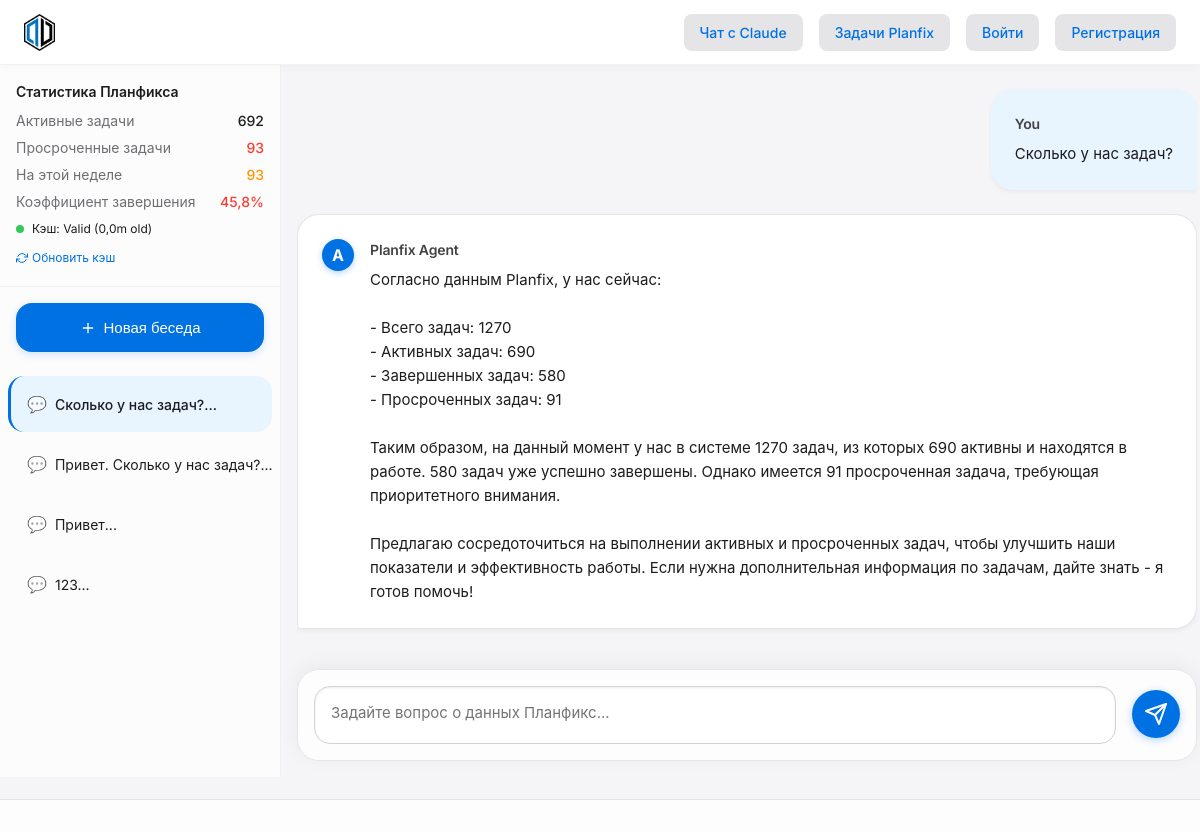
Before: /agent/conversation/4/ with the older database file.
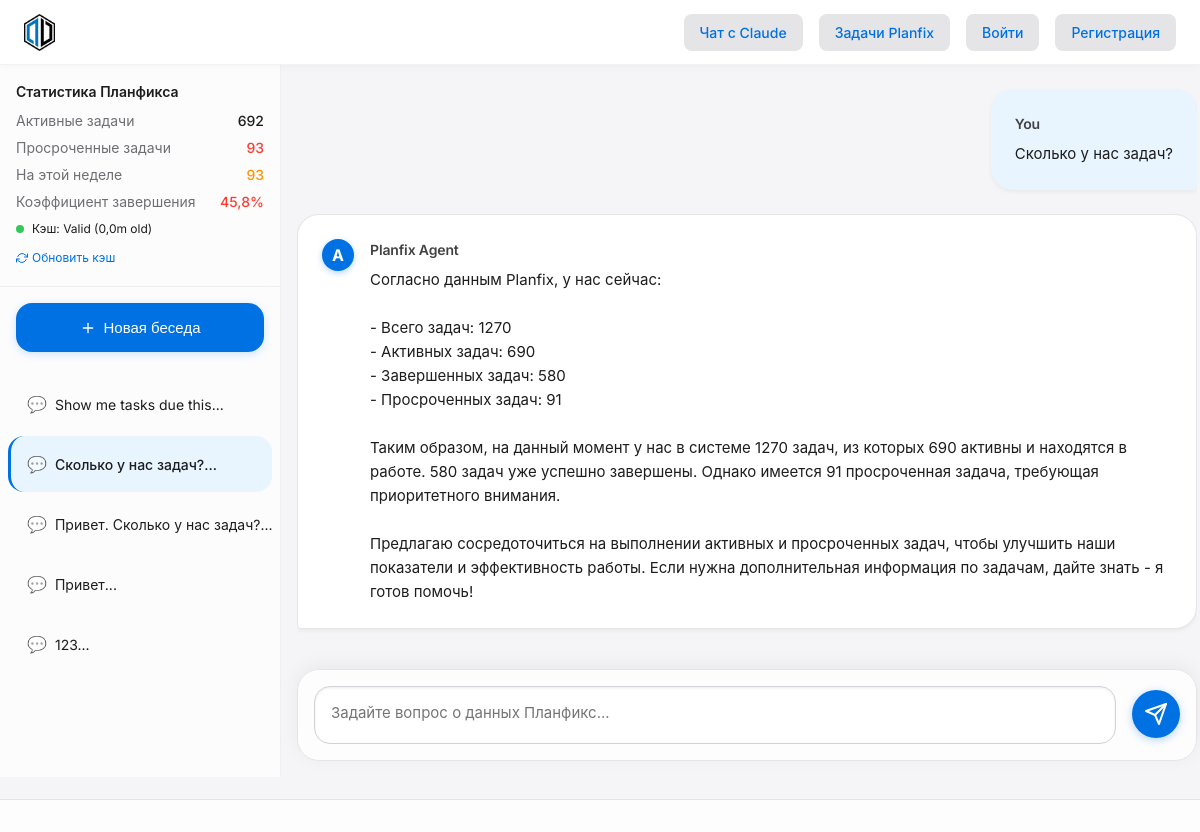
After: the same page with the newer database file.
### chat/models/conversation.py (models this page shows, shortened)
class Conversation(models.Model):
    user = models.ForeignKey('User', on_delete=models.CASCADE, related_name='conversations')
    title = models.CharField(max_length=255)
    ai_model = models.ForeignKey('AIModel', on_delete=models.SET_NULL, null=True, related_name='conversations')
    planfix_task_id = models.CharField(max_length=100, blank=True, null=True)
    planfix_project_id = models.CharField(max_length=100, blank=True, null=True)
    created_at = models.DateTimeField(auto_now_add=True)
    updated_at = models.DateTimeField(auto_now=True)
    is_archived = models.BooleanField(default=False)
    summary = models.TextField(blank=True, null=True)
    class Meta:
        ordering = ['-updated_at']
        verbose_name = _('Беседа')
        verbose_name_plural = _('Беседы')
        indexes = [
            models.Index(fields=['user', '-updated_at']),
            models.Index(fields=['planfix_task_id']),
            models.Index(fields=['planfix_project_id']),
        ]

### chat/models/message.py (models this page shows, shortened)
class Message(models.Model):
    ROLE_CHOICES = (
        ('user', _('Пользователь')),
        ('assistant', _('Ассистент')),
        ('system', _('Система')),
    )
    conversation = models.ForeignKey('Conversation', on_delete=models.CASCADE, related_name='messages')
    role = models.CharField(max_length=10, choices=ROLE_CHOICES)
    content = models.TextField()
    tokens = models.IntegerField(default=0)  # Количество токенов для расчета стоимости
    ai_model_used = models.ForeignKey('AIModel', on_delete=models.SET_NULL, null=True, blank=True)
    created_at = models.DateTimeField(auto_now_add=True)
    parent_message = models.ForeignKey('self', on_delete=models.SET_NULL, null=True, blank=True, related_name='replies')
    metadata = models.JSONField(default=dict, blank=True)  # Для дополнительных данных от ИИ
    class Meta:
        ordering = ['created_at']
        verbose_name = _('Сообщение')
        verbose_name_plural = _('Сообщения')
        indexes = [
            models.Index(fields=['conversation', 'created_at']),
            models.Index(fields=['role']),
        ]

### chat/agent_views.py (the view)
# urls.py: path('agent/conversation/<int:conversation_id>/', views.agent_conversation, name='agent_conversation'),
def agent_conversation(request, conversation_id):
    user, created = User.objects.get_or_create(username='anonymous')
    conversations = Conversation.objects.filter(user=user).order_by('-updated_at')
    conversation = get_object_or_404(Conversation, id=conversation_id, user=user)
    messages = Message.objects.filter(conversation=conversation).order_by('created_at')
    stats = planfix_cache.get_stats()
    return render(request, 'chat/agent_conversation.html', {
        'conversation': conversation,
        'messages': messages,
        'conversations': conversations,
        'stats': stats,
        'cache_valid': planfix_cache.is_cache_valid(max_age_minutes=60)
    })

### chat/context_processors.py (called while the page is built)
def conversations_list(request):
    user, created = User.objects.get_or_create(username='anonymous')
    conversations = Conversation.objects.filter(user=user).order_by('-updated_at')
    return {
        'conversations': conversations
    }

### chat/planfix_cache_service.py (called while the page is built)
    def is_cache_valid(self, max_age_minutes: int = 60) -> bool:
        if not LAST_UPDATE_FILE.exists():
            return False
        try:
            with open(LAST_UPDATE_FILE, 'r') as f:
                last_update_str = f.read().strip()
                last_update = float(last_update_str)
                return (time.time() - last_update) < (max_age_minutes * 60)
        except (ValueError, IOError) as e:
            logger.error(f"Error checking cache validity: {e}")
            return False

    def get_stats(self) -> Dict[str, Any]:
        if STATS_CACHE.exists():
            try:
                with open(STATS_CACHE, 'r', encoding='utf-8') as f:
                    return json.load(f)
            except (json.JSONDecodeError, IOError):
                pass  # Fall back to regenerating
        return self._generate_stats_cache()

### templates/chat/agent_conversation.html (shortened to what the changed rows need)
{% extends 'base_apple.html' %}
{% load static %}
{% block content %}
<div class="app-layout">
    <div class="agent-sidebar">
        <div class="conversations-list">
            {% for conv in conversations %}
            <a href="{% url 'chat:agent_conversation' conversation_id=conv.id %}" class="conversation-item {% if conv.id == conversation.id %}active{% endif %}">
                {{ conv.title }}
            </a>
            {% endfor %}
        </div>
    </div>
    <div class="content">
        <div class="chat-container" data-conversation-id="{{ conversation.id }}">
            <div class="chat-messages" id="chatMessages">
                {% for message in messages %}
                <div class="message {{ message.role }}">
                    {% if message.role == 'assistant' %}
                    <div class="assistant-avatar">A</div>
                    <div class="message-content-wrapper">
                    {% endif %}
                        <div class="message-role">
                            {% if message.role == 'user' %}
                            You
                            {% else %}
                            Planfix Agent
                            {% endif %}
                        </div>
                        <div class="message-content">{{ message.content|linebreaksbr }}</div>
                    {% if message.role == 'assistant' %}
                    </div>
                    {% endif %}
                </div>
                {% empty %}
                <div class="welcome-message">
                    <h1>Planfix AI Agent</h1>
                    <p>Я могу помочь вам разобраться в данных ПланФикса. Попробуйте задать вопросы о задачах, проектах, сроках и многом другом.</p>
                </div>
                {% endfor %}
            </div>
        </div>
    </div>
</div>
{% endblock %}

Changed rows visible on the page:
added Conversation: title "Show me tasks due this..."
